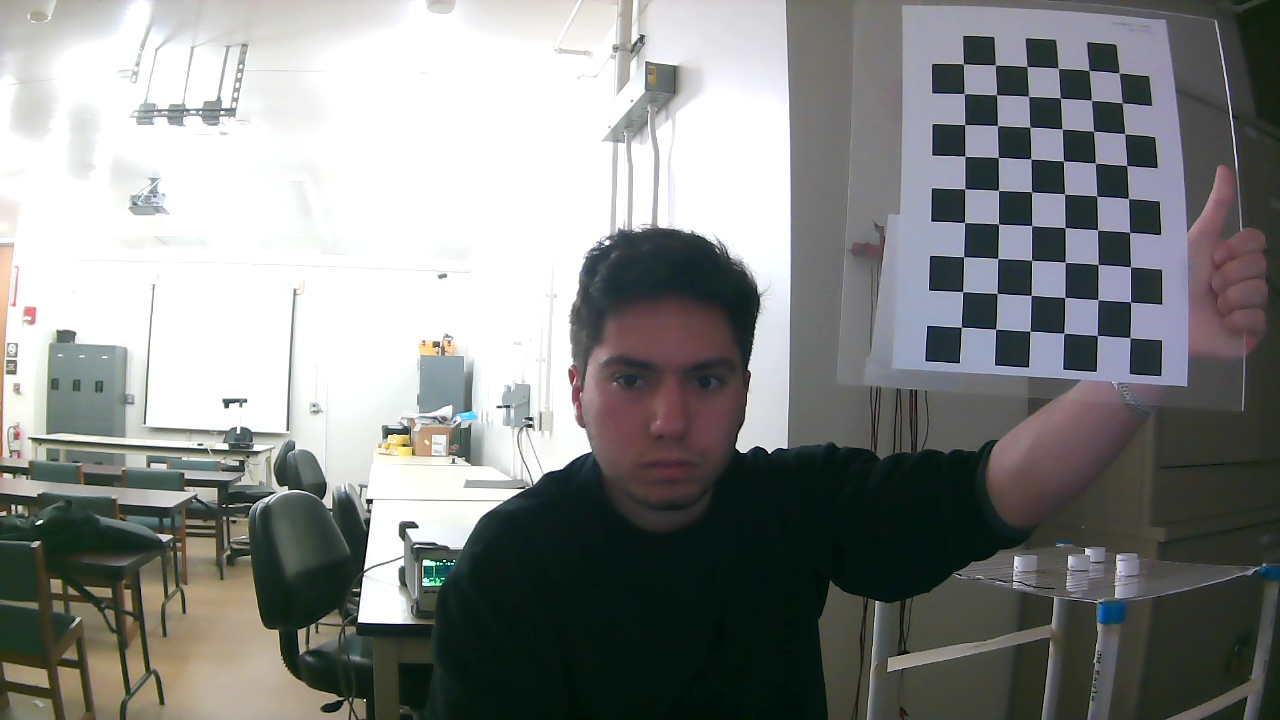
#> input picture cameraCalibration/raspi_images/0.jpg, 1280 x 720 px; its folder holds only this picture in this run
$ python calibrate.py
#> lines starting #> are read from the running program, lines starting #| are printed output that depends on the picture; after the words box and inside, x2 and y2 are one past the last pixel; in counts of white or black regions, pixels touching at a corner belong together; long printed decimals are rounded
import numpy as np
import cv2 as cv
import glob
import imutils

# termination criteria
criteria = (cv.TERM_CRITERIA_EPS + cv.TERM_CRITERIA_MAX_ITER, 30, 0.001)

# prepare object points, like (0,0,0), (1,0,0), (2,0,0) ....,(6,5,0)
objp = np.zeros((6*9,3), np.float32)
objp[:,:2] = np.mgrid[0:9,0:6].T.reshape(-1,2)

# Arrays to store object points and image points from all the images.
objpoints = [] # 3d point in real world space
imgpoints = [] # 2d points in image plane.

images = glob.glob('raspi_images/*.jpg')

for fname in images:
    img = cv.imread(fname)
#> img is the input picture: shape (720, 1280, 3); mean B, G, R 134.7, 136.1, 134
    gray = cv.cvtColor(img, cv.COLOR_BGR2GRAY)
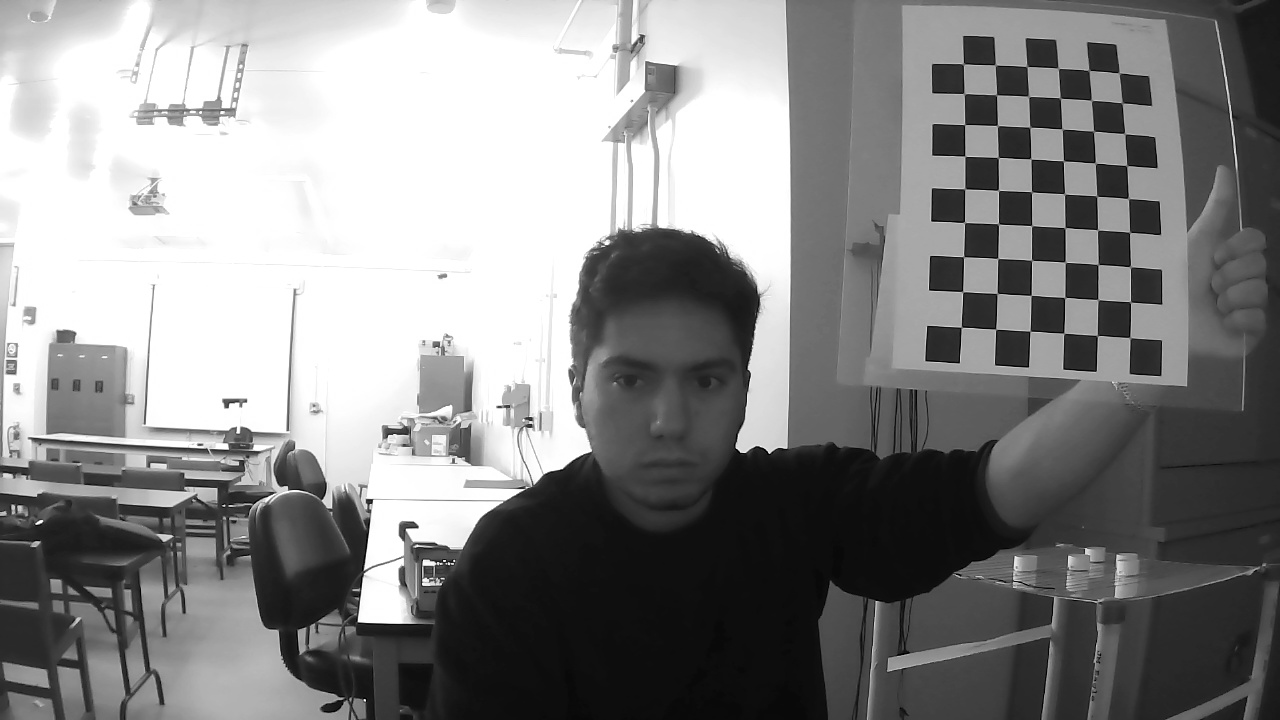
#> gray: shape (720, 1280); min 0, max 255, mean 135.3

    # Find the chess board corners
    ret, corners = cv.findChessboardCorners(gray, (9,6),None)
#> ret = True; corners = 54 rows, first 8: [961.5, 327.2], [962.7, 291.6], [963.7, 256.8], [964.3, 221.9], [965.1, 188.9], [965, 156], [964.8, 124.8], [963.8, 93.39]

    # If found, add object points, image points (after refining them)
    if ret == True:
        objpoints.append(objp)

        corners2 = cv.cornerSubPix(gray,corners,(11,11),(-1,-1),criteria)
#> corners2 = 54 rows, first 8: [961.3, 327.3], [962.6, 291.6], [963.5, 256.7], [964.5, 222.5], [964.8, 188.8], [964.8, 156.3], [964.7, 124.6], [964.2, 93.54]
        imgpoints.append(corners2)

        # Draw and display the corners
        img = cv.drawChessboardCorners(img, (9,6), corners2,ret)
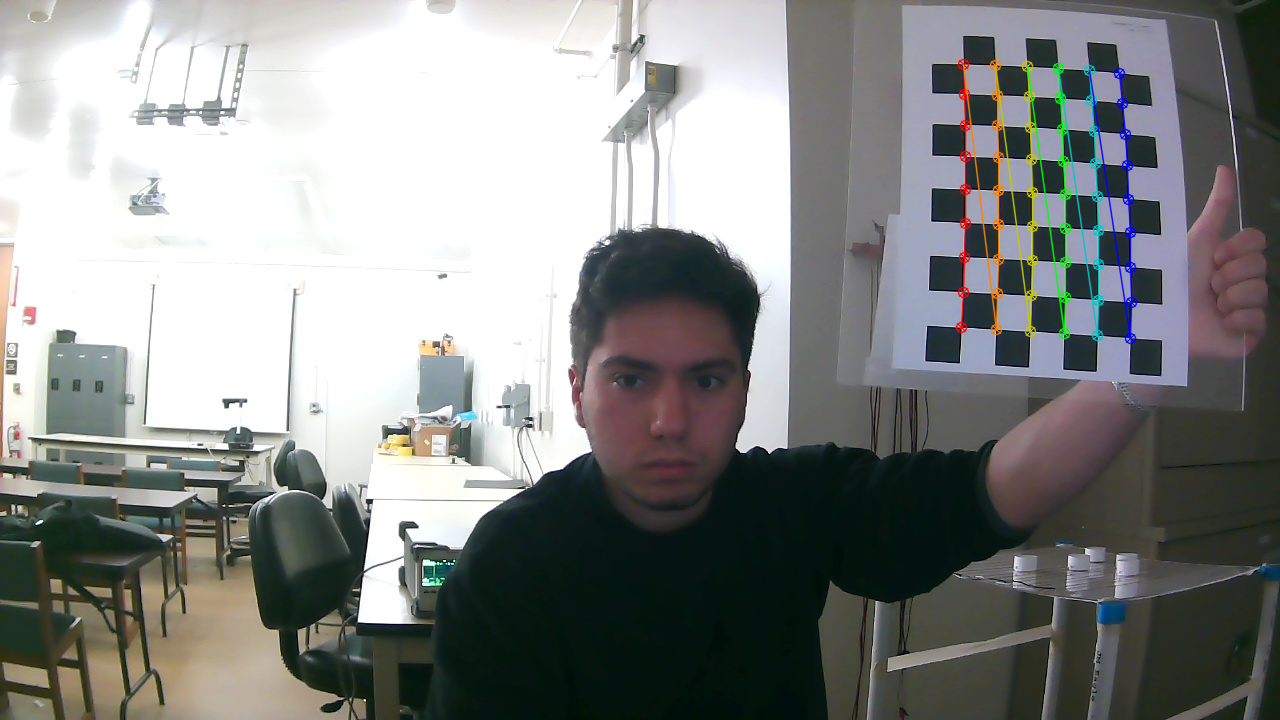
#> img: shape (720, 1280, 3); 1.38% of pixels changed, all inside (x1, y1, x2, y2) = (955, 58, 1138, 345)
        cv.imshow('img',img)
        cv.waitKey(100)


ret, mtx, dist, rvecs, tvecs = cv.calibrateCamera(objpoints, imgpoints, gray.shape[::-1], None, None)
#> ret = 0.696; mtx = [[1757.3, 0, 676.2], [0, 1938.6, 367.1], [0, 0, 1]]; dist = [[-0.79, -16.76, 0.0536, 0.226, 73.81]]; rvecs = ([-0.268, 0.341, -1.52],); tvecs = ([8.63, -1.19, 56.85],)

print("--------------------------------------------------------------------------------")
print(mtx)
#| [[1.75728360e+03 0.00000000e+00 6.76189197e+02]
#|  [0.00000000e+00 1.93858187e+03 3.67136719e+02]
#|  [0.00000000e+00 0.00000000e+00 1.00000000e+00]]
print("--------------------------------------------------------------------------------")
print(dist)
#| [[-7.90113290e-01 -1.67640736e+01  5.35614196e-02  2.26402542e-01
#|    7.38146231e+01]]
print("--------------------------------------------------------------------------------")

'''
for fname in images:
    img = cv.imread(fname)
    h,  w = img.shape[:2]

    newcameramtx, roi = cv.getOptimalNewCameraMatrix(mtx,dist,(w,h),1,(w,h))
    # undistort
    mapx,mapy = cv.initUndistortRectifyMap(mtx,dist,None,newcameramtx,(w,h),5)
    dst = cv.remap(img,mapx,mapy,cv.INTER_LINEAR)
    # [8 lines of commented-out code are left out]
'''


cv.destroyAllWindows()

$ run again, on cameraCalibration/raspi_images/12.jpg
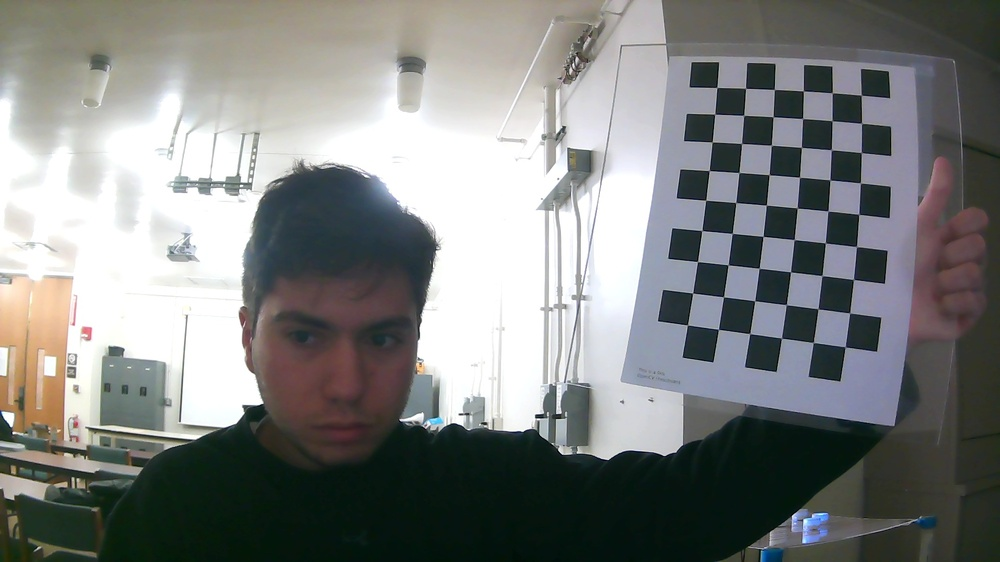
#> input picture cameraCalibration/raspi_images/12.jpg, 1000 x 562 px, shrunk from 1920 x 1080 before the run
#> img is the input picture: shape (562, 1000, 3); mean B, G, R 128.3, 129.7, 127.5
#> `gray = cv.cvtColor(img, cv.COLOR_BGR2GRAY)`:
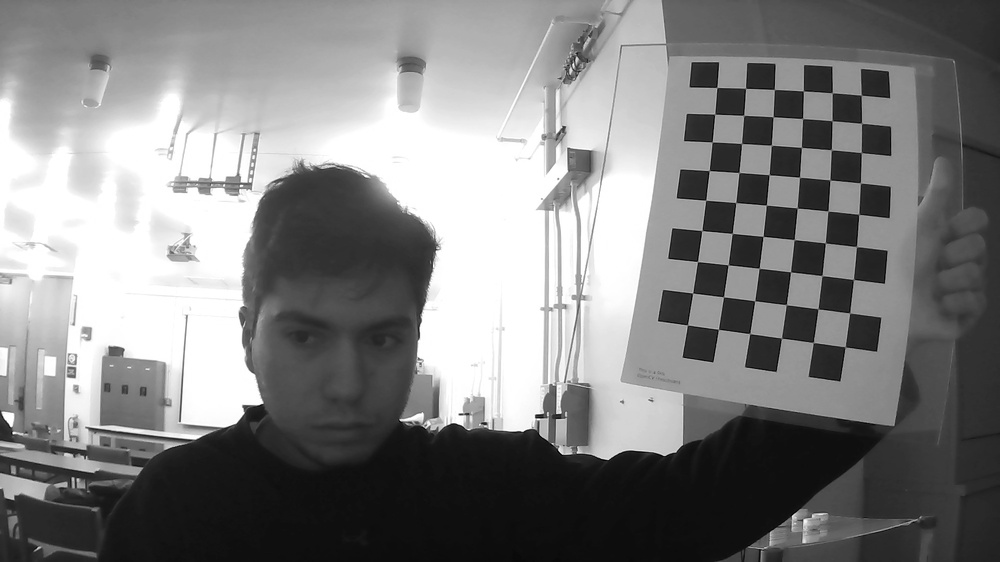
#> gray: shape (562, 1000); min 1, max 255, mean 128.9
#> `ret, corners = cv.findChessboardCorners(gray, (9,6),None)`: ret = True; corners = 54 rows, first 8: [859, 96], [861, 121], [861.3, 152.5], [860.3, 182.8], [858.7, 214.4], [856.5, 246.5], [853.5, 279.5], [849.6, 313]
#> corners2 = 54 rows, first 8: [861.3, 95.26], [861.5, 123.3], [861.3, 152.6], [860.4, 182.9], [858.8, 214.3], [856.5, 246.6], [853.5, 279.5], [849.6, 312.9]
#> `img = cv.drawChessboardCorners(img, (9,6), corners2,ret)`:
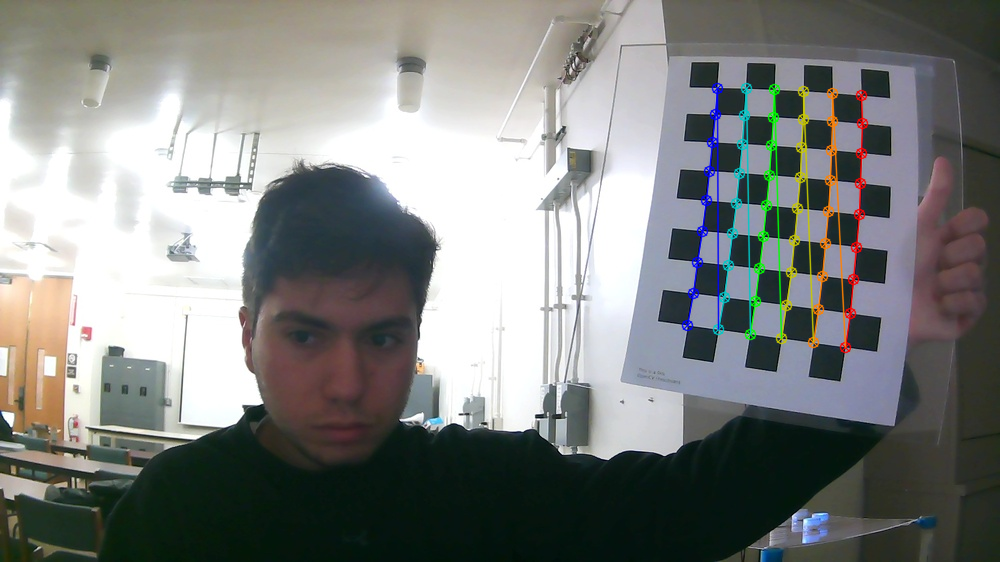
#> img: shape (562, 1000, 3); 2.16% of pixels changed, all inside (x1, y1, x2, y2) = (681, 82, 869, 354)
#> `ret, mtx, dist, rvecs, tvecs = cv.calibrateCamera(objpoints, imgpoints..`: ret = 0.181; mtx = [[1089.5, 0, 449.3], [0, 953.1, 252.8], [0, 0, 1]]; dist = [[-0.505, -0.211, 0.0404, -0.0103, 1.27]]; rvecs = ([0.478, 0.694, 1.63],); tvecs = ([11.53, -5.3, 26.03],)
#| [[1.08951260e+03 0.00000000e+00 4.49266579e+02]
#|  [0.00000000e+00 9.53127422e+02 2.52798559e+02]
#|  [0.00000000e+00 0.00000000e+00 1.00000000e+00]]
#| [[-0.5052 -0.2112  0.0404 -0.01034  1.265]]

$ run again, on cameraCalibration/raspi_images/13.jpg
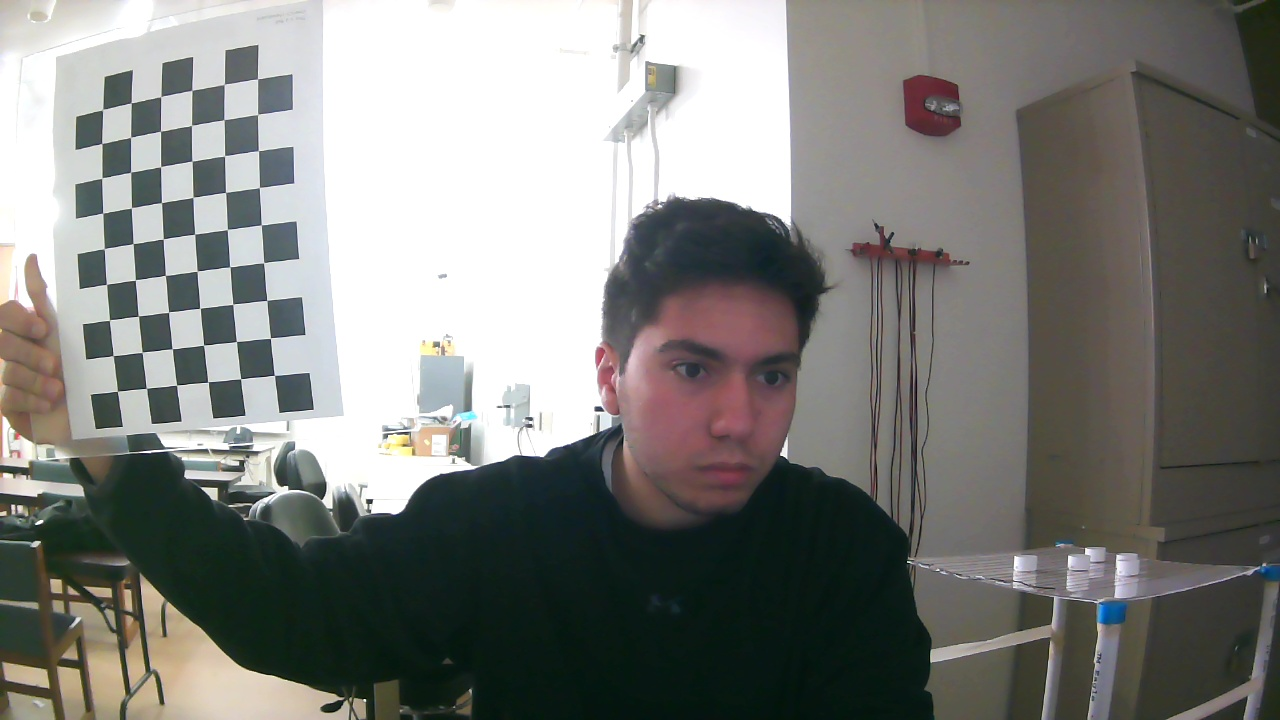
#> input picture cameraCalibration/raspi_images/13.jpg, 1280 x 720 px
#> img is the input picture: shape (720, 1280, 3); mean B, G, R 122.9, 126.5, 125.8
#> `gray = cv.cvtColor(img, cv.COLOR_BGR2GRAY)`:
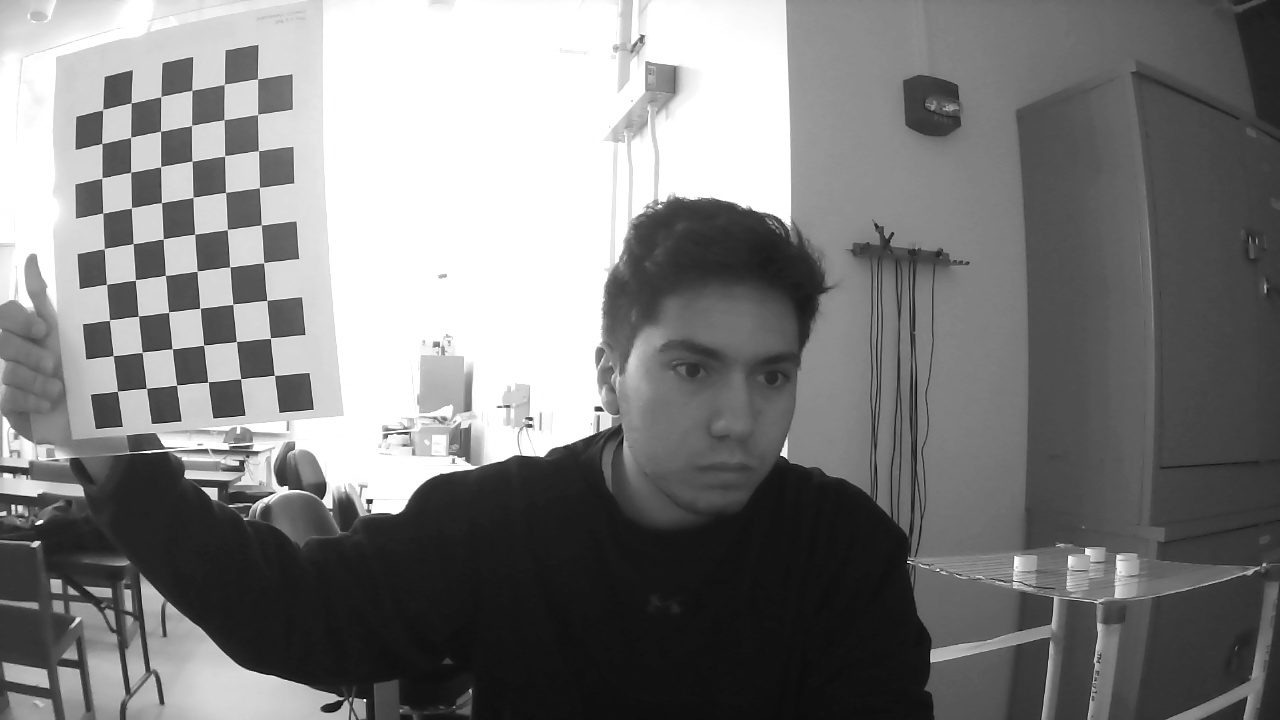
#> gray: shape (720, 1280); min 2, max 255, mean 125.9
#> `ret, corners = cv.findChessboardCorners(gray, (9,6),None)`: ret = True; corners = 54 rows, first 8: [117.4, 391.3], [113, 355.6], [109.5, 320.2], [106.4, 284.4], [104, 248.9], [102.7, 213.1], [102, 178], [101.7, 143.4]
#> corners2 = 54 rows, first 8: [117.5, 391.3], [113.3, 355.6], [109.4, 320], [106.5, 284.3], [104.3, 248.5], [102.8, 213.1], [101.9, 178.1], [101.8, 143.5]
#> `img = cv.drawChessboardCorners(img, (9,6), corners2,ret)`:
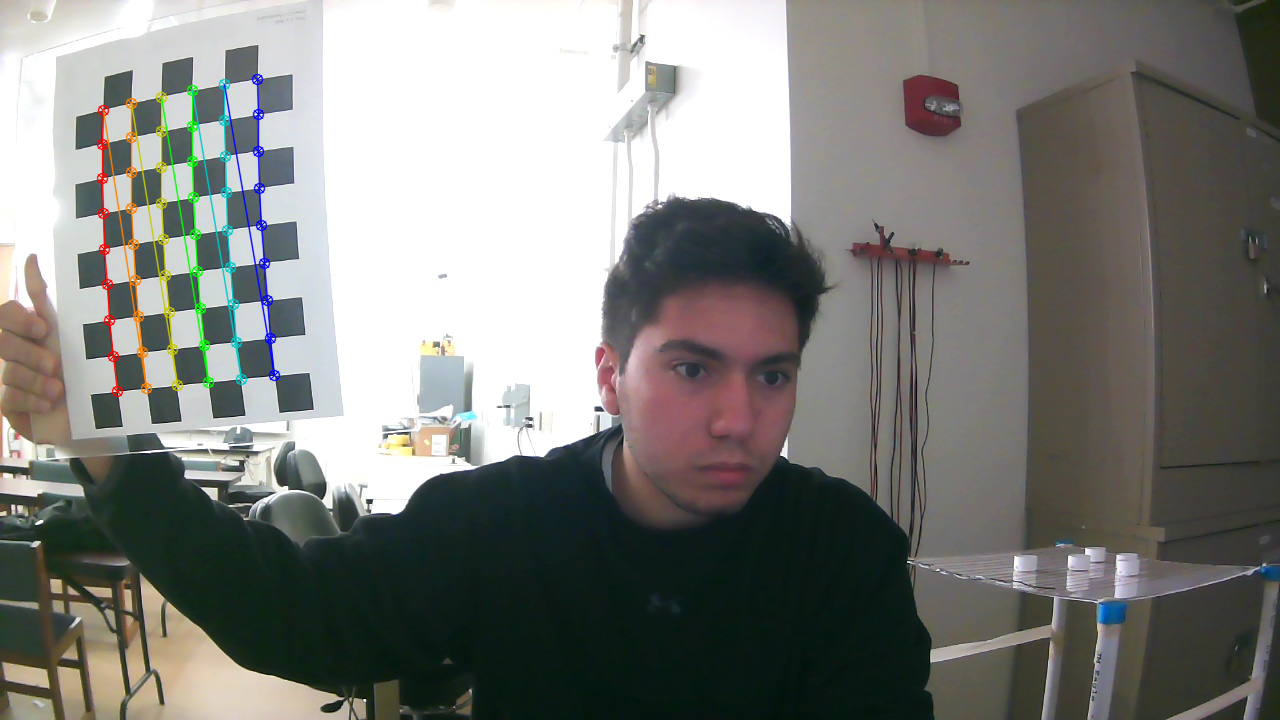
#> img: shape (720, 1280, 3); 1.44% of pixels changed, all inside (x1, y1, x2, y2) = (96, 73, 281, 398)
#> `ret, mtx, dist, rvecs, tvecs = cv.calibrateCamera(objpoints, imgpoints..`: ret = 0.129; mtx = [[584.6, 0, 613], [0, 582, 360], [0, 0, 1]]; dist = [[-0.172, 0.0469, 0.0045, 0.0104, -0.00748]]; rvecs = ([0.177, -0.0152, -1.64],); tvecs = ([-13.95, 0.797, 13.71],)
#| [[584.588    0.         613.016]
#|  [  0.         581.989 360.005]
#|  [  0.           0.           1.        ]]
#| [[-0.1715  0.04692  0.004498  0.01036 -0.007476]]
